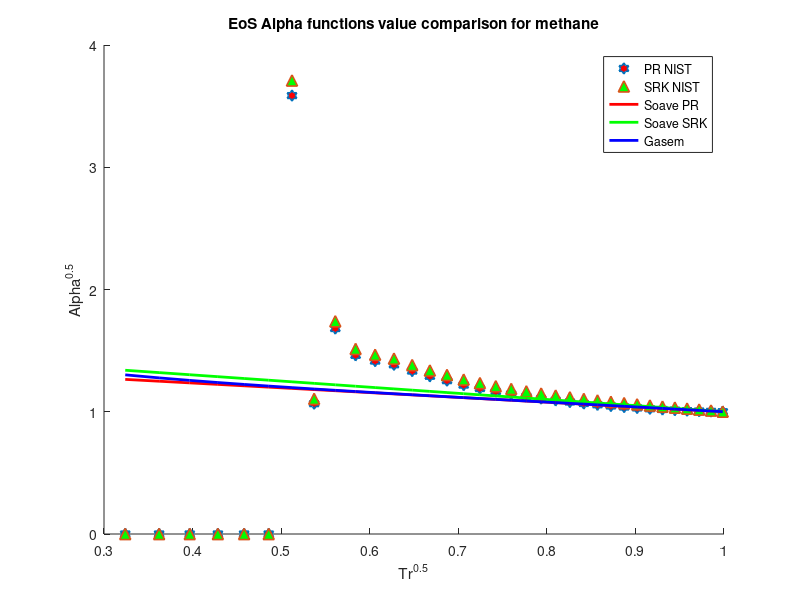

Here is the MATLAB script that generated this plot:
clear 
clc
load methane_data.mat
%PR Decane
omega = 0.011; %Acentric factor
Tc = 190.55; %K
Pc = 4595000; %Pa
R = 8.31446 %J/K*mol
b1 = 0.07780*(R*Tc/Pc);
a1 = 0.45724*(((R^2)*(Tc^2))/Pc);
b2 = 0.08664*(R*Tc/Pc);
a2 = 0.42747*(((R^2)*(Tc^2))/Pc);
T = 20; %k
M = 16.043/1000; %kg/mol
S1=0.37464+1.54226*omega-0.26992*omega^2;
S2=0.48508+1.55171*omega-0.176*omega^2;
for i = 1:1:35
   Tr=T/Tc;
   Tr_list(i)=Tr;
   Vm(i) = M/rho(i);
   alpha_PR(i) = ((R*T)/(Vm(i)-b1)-P(i))*((Vm(i)^2+2*b1*Vm(i)-b1^2)/a1);
   alpha_SRK(i) = ((R*T)/(Vm(i)-b2)-P(i))*((Vm(i)^2+b2*Vm(i))/a2);
   alpha_soave_PR(i) =(1+S1*(1-sqrt(Tr)))^2;
   alpha_soave_SRK(i) =(1+S2*(1-sqrt(Tr)))^2;
   alpha_Gasem(i) = exp((1.927+1.122*Tr)*(1-(Tr)^0.1324));
%    alpha_twu(i) = (Tr)^(0.081043)*exp(0.915696*(1-(Tr)^(2.61622)));
   Temp(i)=T;
   T = T+5;
end
hold on
plot(sqrt(Tr_list),sqrt(alpha_PR),'h','MarkerSize',8,'MarkerFaceColor','r','LineWidth',1.2)
plot(sqrt(Tr_list),sqrt(alpha_SRK),'^','MarkerSize',8,'MarkerFaceColor','g','LineWidth',1.2)
plot(sqrt(Tr_list),sqrt(alpha_soave_PR),'r','LineWidth',2)
plot(sqrt(Tr_list),sqrt(alpha_soave_SRK),'g','LineWidth',2)
plot(sqrt(Tr_list),sqrt(alpha_Gasem),'b','LineWidth',2)
% plot(Tr_list,alpha_twu,'g','LineWidth',2)
hold off
legend('PR NIST','SRK NIST','Soave PR','Soave SRK','Gasem','Twu')
xlabel('Tr^{0.5}')
ylabel('Alpha^{0.5}')
title('EoS Alpha functions value comparison for methane')
